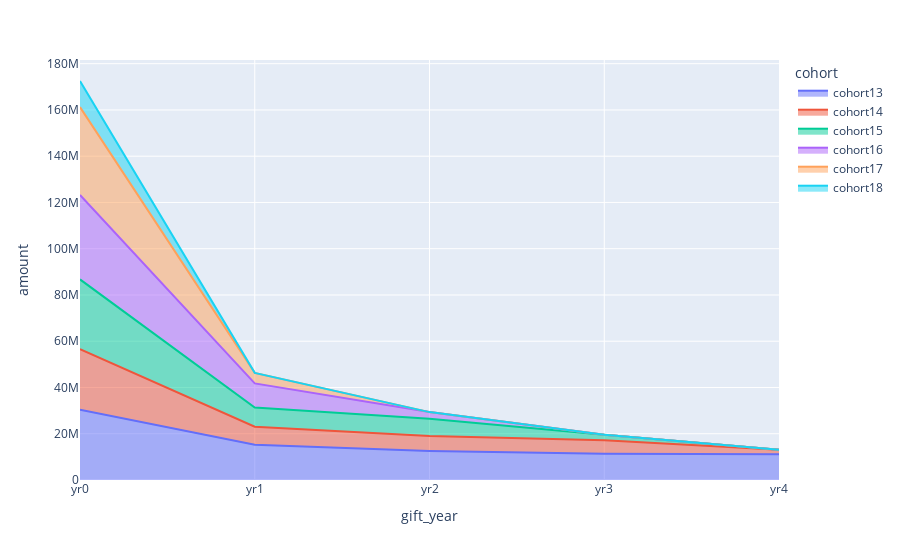

Source (notebook cell):
### Code cell
fig = px.area(donations_long2, x='gift_year', y="amount", 
             color="cohort", 
              #line_group="country"
             )
fig.show()

### Figure 1 — Plotly figure (JSON) as saved in the notebook; plotly's stock layout.template omitted (floating-point values rounded to 4 significant figures)
{"data": [{"hovertemplate": "cohort=cohort13<br>gift_year=%{x}<br>amount=%{y}<extra></extra>", "legendgroup": "cohort13", "line": {"color": "#636efa"}, "mode": "lines", "name": "cohort13", "orientation": "v", "showlegend": true, "stackgroup": "1", "type": "scatter", "x": ["yr0", "yr1", "yr2", "yr3", "yr4"], "xaxis": "x", "y": [30410000.0, 15270000.0, 12590000.0, 11400000.0, 11160000.0], "yaxis": "y"}, {"hovertemplate": "cohort=cohort14<br>gift_year=%{x}<br>amount=%{y}<extra></extra>", "legendgroup": "cohort14", "line": {"color": "#EF553B"}, "mode": "lines", "name": "cohort14", "orientation": "v", "showlegend": true, "stackgroup": "1", "type": "scatter", "x": ["yr0", "yr1", "yr2", "yr3", "yr4"], "xaxis": "x", "y": [26170000.0, 7746000.0, 6438000.0, 5819000.0, 1875000.0], "yaxis": "y"}, {"hovertemplate": "cohort=cohort15<br>gift_year=%{x}<br>amount=%{y}<extra></extra>", "legendgroup": "cohort15", "line": {"color": "#00cc96"}, "mode": "lines", "name": "cohort15", "orientation": "v", "showlegend": true, "stackgroup": "1", "type": "scatter", "x": ["yr0", "yr1", "yr2", "yr3"], "xaxis": "x", "y": [30150000.0, 8281000.0, 7444000.0, 2329000.0], "yaxis": "y"}, {"hovertemplate": "cohort=cohort16<br>gift_year=%{x}<br>amount=%{y}<extra></extra>", "legendgroup": "cohort16", "line": {"color": "#ab63fa"}, "mode": "lines", "name": "cohort16", "orientation": "v", "showlegend": true, "stackgroup": "1", "type": "scatter", "x": ["yr0", "yr1", "yr2"], "xaxis": "x", "y": [36530000.0, 10480000.0, 2886000.0], "yaxis": "y"}, {"hovertemplate": "cohort=cohort17<br>gift_year=%{x}<br>amount=%{y}<extra></extra>", "legendgroup": "cohort17", "line": {"color": "#FFA15A"}, "mode": "lines", "name": "cohort17", "orientation": "v", "showlegend": true, "stackgroup": "1", "type": "scatter", "x": ["yr0", "yr1"], "xaxis": "x", "y": [37970000.0, 4550000.0], "yaxis": "y"}, {"hovertemplate": "cohort=cohort18<br>gift_year=%{x}<br>amount=%{y}<extra></extra>", "legendgroup": "cohort18", "line": {"color": "#19d3f3"}, "mode": "lines", "name": "cohort18", "orientation": "v", "showlegend": true, "stackgroup": "1", "type": "scatter", "x": ["yr0"], "xaxis": "x", "y": [11280000.0], "yaxis": "y"}], "layout": {"legend": {"title": {"text": "cohort"}, "tracegroupgap": 0}, "margin": {"t": 60}, "xaxis": {"anchor": "y", "domain": [0, 1], "title": {"text": "gift_year"}}, "yaxis": {"anchor": "x", "domain": [0, 1], "title": {"text": "amount"}}}}
